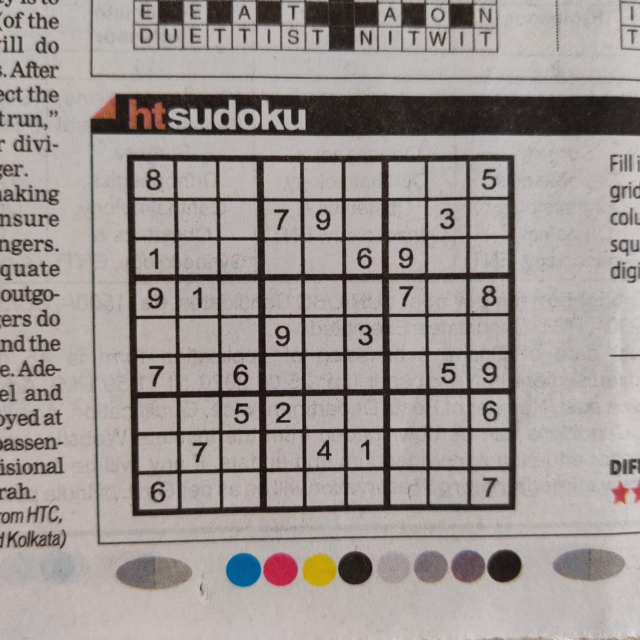
#> input picture python_gui_with_c_functions/Pics/Test_data/10.jpg, 1280 x 1280 px (shown at 1/2 size); its folder holds only this picture in this run
$ python -i scanner.py   (imports and definitions only)
#> lines starting #> are read from the running program, lines starting #| are printed output that depends on the picture; after the words box and inside, x2 and y2 are one past the last pixel; in counts of white or black regions, pixels touching at a corner belong together
### python_gui_with_c_functions/knn.py
import cv2
import glob
import numpy as np

class KNearestNeighbors:

    def __init__(self,k=5):
        self.k = k
        self.imgs = []

    # [13 lines left out: function distance, not called in this run]

    def load (self,files,group):
        for f in files:
            temp = cv2.imread(f,0)
            self.imgs.append({'img':temp,'group':group})

    def fit_transform(self):
        my_path='Data/'
        ext_path = '/*.png'

        for i in range(0,10):
            files=glob.glob(my_path+str(i)+ext_path)
            self.load(files,i)

    def predict(self,img):
        for i in range(len(self.imgs)):
            self.imgs[i]['distance'] = self.distance(self.imgs[i]['img'],img)

        self.imgs.sort(key=lambda x: x['distance'])

        freq = [0,0,0,0,0,0,0,0,0,0]
        freq[ self.imgs[0]['group'] ] += 1
        first_group = self.imgs[0]['group']

        for i in range(1,self.k):
            freq[ self.imgs[i]['group'] ] += 1

        m = max(freq)
        temp = [i for i, j in enumerate(freq) if j == m]
        if  len(temp) > 1 and freq[first_group] == m:
            return first_group
        else:
            return int(freq.index(m))

"""
classifier = KNearestNeighbors(1)

classifier.fit_transform()

img = cv2.imread('/home/zoh/Programming_Data/Sudoku/2_47.png',0)

print(classifier.predict(img))
"""

### python_gui_with_c_functions/scanner.py
import cv2
import math
import numpy as np
from knn import KNearestNeighbors


class scanner:

    def __init__(self, path, k=1):
#> called with path = 'Pics/Test_data/10.jpg', k = 1
        self.img = cv2.imread(path, 0)
#> self.img: shape (1280, 1280); min 8, max 230, mean 151.8
        if self.img.shape[0] > 2500 or self.img.shape[1] > 2500:
            self.img = cv2.resize(
                self.img, (self.img.shape[0]//2, self.img.shape[1]//2))
        self.k = KNearestNeighbors(k)
        self.k.fit_transform()
        self.grid = np.zeros((9, 9), dtype=np.int64)

    def getNum(self, digit):
        return self.k.predict(digit)

    def preprocessing(self):

        img_blur = cv2.GaussianBlur(self.img, (3, 3), 0)

        otsu_thresh_val, _ = cv2.threshold(
            img_blur, 0, 255, cv2.THRESH_BINARY | cv2.THRESH_OTSU)
#> otsu_thresh_val = 116
        high_thresh_val = otsu_thresh_val
#> high_thresh_val = 116
        lower_thresh_val = otsu_thresh_val * 0.5
#> lower_thresh_val = 58
        canny_output = cv2.Canny(img_blur, lower_thresh_val, high_thresh_val)
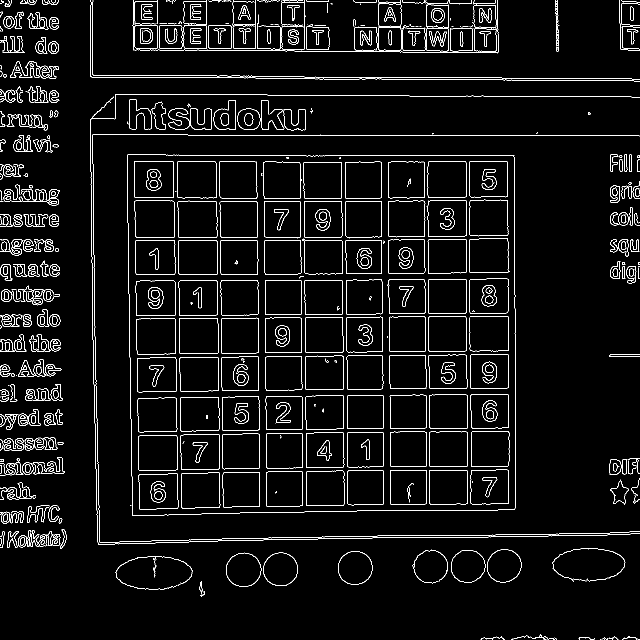
#> canny_output: shape (1280, 1280) (shown at 1/2 size); 4.4% white in thin lines or dots

        contours, _ = cv2.findContours(
            canny_output, cv2.RETR_EXTERNAL, cv2.CHAIN_APPROX_SIMPLE)
#> contours = 361 contours, 212 with area under 20; largest, box (x1, y1, x2, y2) and area: (254, 309, 1032, 1032) 549662, (452, 1105, 523, 1174) 3724, (676, 1102, 745, 1170) 3606, (526, 1105, 596, 1172) 3600, (974, 1098, 1044, 1165) 3542
        contours = sorted(contours, key=cv2.contourArea, reverse=True)[:5]
#> contours = 5 contours; box (x1, y1, x2, y2) and area: (254, 309, 1032, 1032) 549662, (452, 1105, 523, 1174) 3724, (676, 1102, 745, 1170) 3606, (526, 1105, 596, 1172) 3600, (974, 1098, 1044, 1165) 3542

        temp = None

        for c in contours:
            peri = cv2.arcLength(c, True)
            approx = cv2.approxPolyDP(c, 0.02 * peri, True)
            if len(approx) == 4:
                temp = approx
                break
#> this loop made 1 pass
#> (peri, temp) on pass 1: (3016.3, [[254, 310], [265, 1031], [1029, 1019], [1028, 311]])

        temp = temp.reshape(4, 2)

        inputRect = np.zeros((4, 2), dtype="float32")

        s = temp.sum(axis=1)
#> s = [564, 1296, 2048, 1339]
        inputRect[0] = temp[np.argmin(s)]
        inputRect[2] = temp[np.argmax(s)]

        diff = np.diff(temp, axis=1)
#> diff = [56, 766, -10, -717]
        inputRect[1] = temp[np.argmin(diff)]
        inputRect[3] = temp[np.argmax(diff)]

        outputRect = np.array([[0, 0], [self.img.shape[0] - 1, 0], [self.img.shape[0] - 1,
                                                                    self.img.shape[1] - 1], [0, self.img.shape[1] - 1]], dtype="float32")

        perspectiveMatrix = cv2.getPerspectiveTransform(inputRect, outputRect)
        warp_output = cv2.warpPerspective(
            self.img, perspectiveMatrix, (self.img.shape[0], self.img.shape[1]))
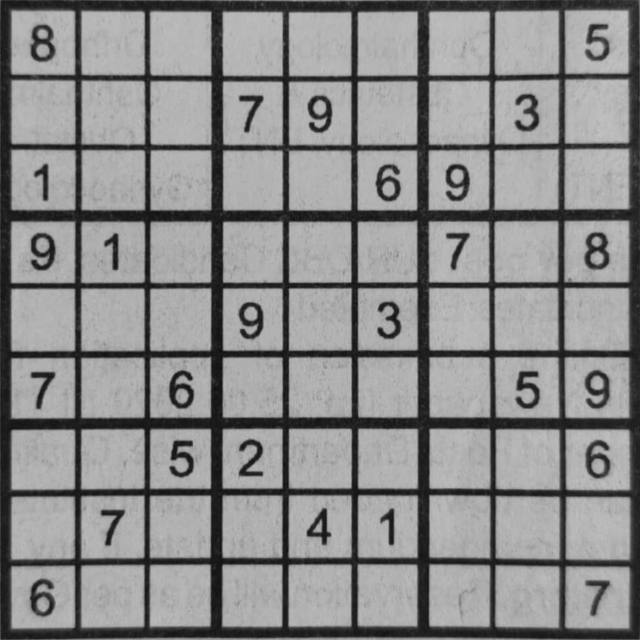
#> warp_output: shape (1280, 1280) (shown at 1/2 size); min 11, max 195, mean 138.7

        size = int(warp_output.shape[0]*warp_output.shape[1]/2188)
#> size = 748
        if size % 2 == 0:
            size += 1
#> size = 749

        binary_output = cv2.adaptiveThreshold(
            warp_output, 255, cv2.ADAPTIVE_THRESH_MEAN_C, cv2.THRESH_BINARY, size, 0)
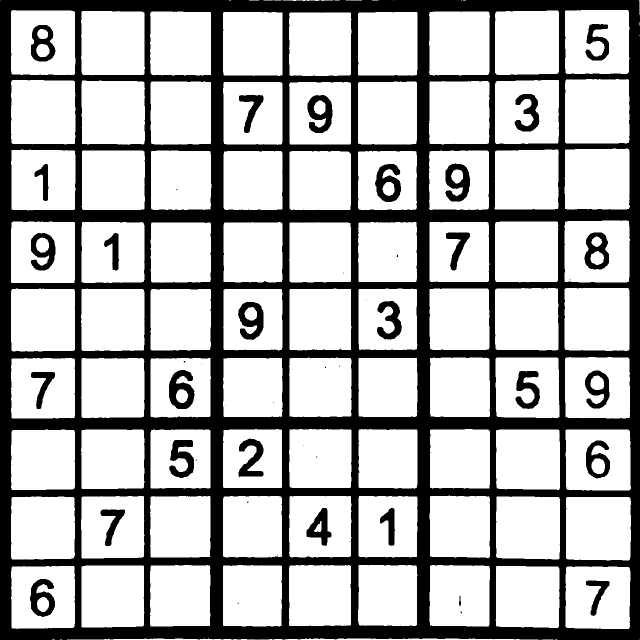
#> binary_output: shape (1280, 1280) (shown at 1/2 size); 71.5% white; 47 black regions (19 under 20 px), largest, box (x1, y1, x2, y2) and area: (0, 0, 1280, 1280) 420096, (338, 740, 389, 818) 2396, (750, 328, 802, 404) 2311
        square = cv2.resize(binary_output, (900, 900))
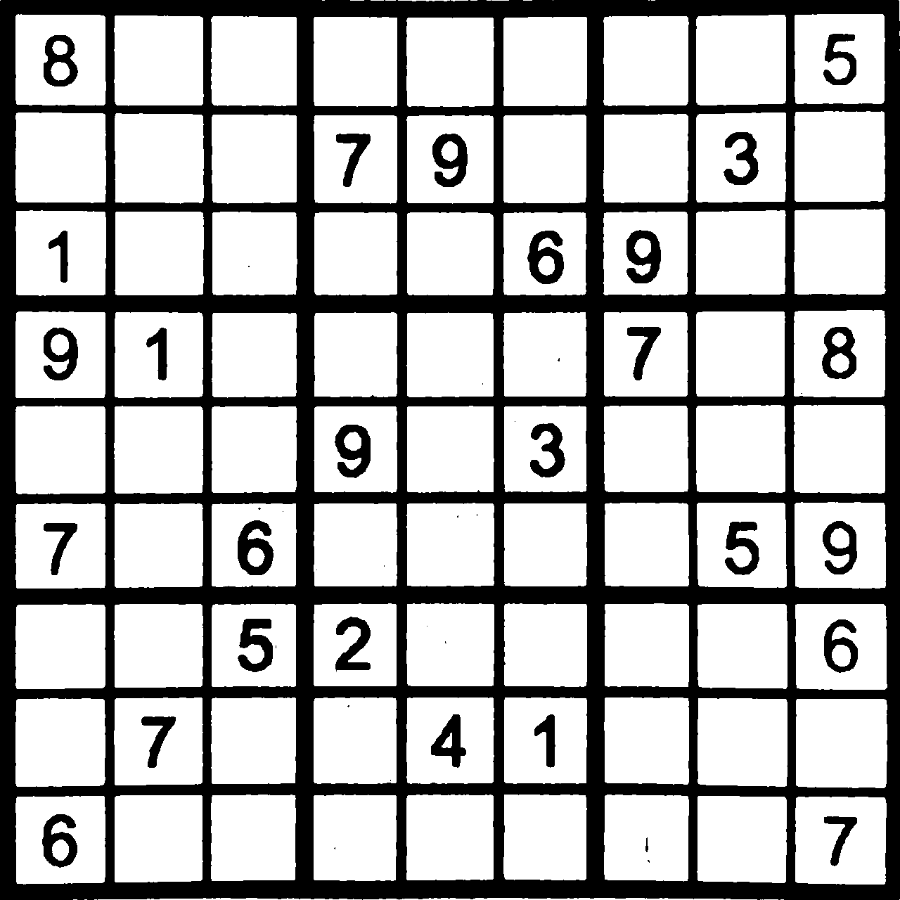
#> square: shape (900, 900); min 0, max 255, mean 182.3

        return square

    def getDigits(self):

        square = self.preprocessing()

        for x in range(9):
            for y in range(9):

                s = int(900*0.13)
                elm = np.zeros((s, s))

                for i in range(s):
                    for j in range(s):
                        if i + int(900*x/9) < 900 and j + int(900*y/9) < 900:
                            elm[i][j] = square[i +
                                               int(900*x/9)][j + int(900*y/9)]
                        else:
                            elm[i][j] = 0

                elm = cv2.convertScaleAbs(elm)

                contours, _ = cv2.findContours(
                    elm, cv2.RETR_EXTERNAL, cv2.CHAIN_APPROX_SIMPLE)

                largest_area = 0

                for cnt in contours:
                    area = cv2.contourArea(cnt)
                    if area > largest_area:
                        largest_area = area
                        c = cnt

                bounding_rect = cv2.boundingRect(c)

                elm = elm[bounding_rect[1]+5:bounding_rect[1]+bounding_rect[3] -
                          5, bounding_rect[0]+5:bounding_rect[0]+bounding_rect[2]-5]

                fin = cv2.resize(elm, (20, 20))
                self.grid[x][y] = int(self.getNum(fin))
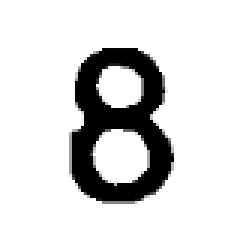
#> elm: shape (82, 82) (shown 3 times larger); min 0, max 255, mean 218.2
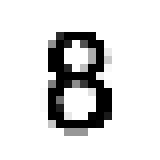
#> fin: shape (20, 20) (shown 8 times larger); min 0, max 255, mean 218.9
#> after the loop, c = contour of 34 points, box (x1, y1, x2, y2) (15, 14, 107, 106), area 8154


"""
s = scanner(
    "/home/zoh/Programming_Data/sudoku_project_attempts/python/Pics/13.jpg")

s.getDigits()

print(s.grid)
"""

#> (the run stopped early here; a loop or call above may not have finished)
